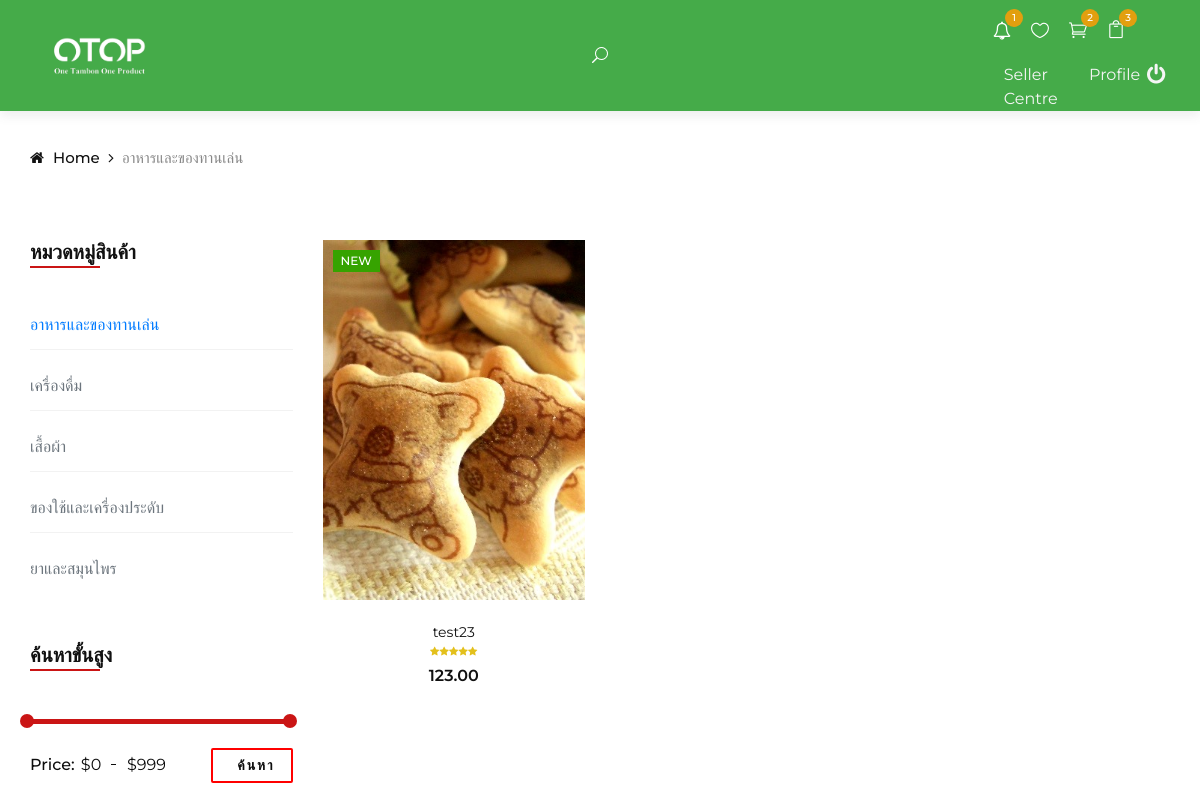
The app's page /views/Customer/shop/shop.php?type_id=1 (signed in) with its own data.
### tables this page shows
CREATE TABLE `product_type` (
  `id` int(11) NOT NULL,
  `type` varchar(50) NOT NULL,
  `type_eng` varchar(150) NOT NULL
);

CREATE TABLE `product` (
  `product_id` int(11) NOT NULL,
  `product_number` varchar(20) NOT NULL,
  `product_name` varchar(255) NOT NULL,
  `product_description` text NOT NULL,
  `product_specification` text NOT NULL,
  `product_type` int(11) NOT NULL,
  `price` double NOT NULL,
  `shipping_cost` double NOT NULL,
  `stock` int(11) NOT NULL,
  `shop_id` int(11) NOT NULL,
  `delivery_type` int(11) NOT NULL,
  `profile_product` varchar(90) DEFAULT NULL,
  `picture` varchar(90) DEFAULT NULL,
  `qrcode` varchar(50) DEFAULT NULL,
  `modify` int(11) DEFAULT NULL
);

### dbConnect.php (called while the page is built, shortened)
<?php
function connectDB()
{
    $servername = "localhost";
    $username = "root";
    $password = "";
    try {
        $conn = new PDO("mysql:host=$servername;dbname=otop_shop;charset=utf8", $username, $password);
        $conn->setAttribute(PDO::ATTR_ERRMODE, PDO::ERRMODE_EXCEPTION);
        return $conn;
    } catch (PDOException $e) {
        return "Connection failed: " . $e->getMessage();
    }
}
function selectData($str)
{
    $myConDB = connectDB();
    try {
        $stmt = $myConDB->prepare($str);
        $stmt->execute();
        $num = 0;
        while ($result = $stmt->fetch(PDO::FETCH_ASSOC)) {
            $num++;
            foreach ($result as $key => $value) {
                $data[$num][$key] = $value;
            }
        }
        $data[0]['numrow'] = $num;
        return $data;
    } catch (PDOException $e) {
        $conn = null;
        return "Error: " . $e->getMessage();
    }
}
?>

### query/query.php (called while the page is built, shortened)
<?php
include_once("../../../dbConnect.php");
function getProductType()
{
    $sql = "SELECT * FROM `product_type`";
    $DATA = selectData($sql);
    return $DATA;
}
function getAllProductByType($type_id)
{
    $sql = "SELECT * FROM `product` INNER JOIN `product_type` ON `product`.`product_type` = `product_type`.`id` WHERE `product_type` = $type_id";
    $DATA = selectData($sql);
    return $DATA;
}
function getTypeProduct($type_id)
{
    $sql = "SELECT * FROM `product_type` WHERE `id` = $type_id";
    $DATA = selectData($sql);
    return $DATA;
}

### views/Customer/shop/shop.php (the view, shortened to what this page needs)
<!DOCTYPE html>
<html lang="en">
<?php
include_once("../../../query/query.php");
$type_id = $_GET["type_id"];
$PRODUCT = getAllProductByType($type_id);
$TYPE = getTypeProduct($type_id);
$PRODUCT_TYPE = getProductType();
?>
<head>
</head>
<body>
    <?php include_once("../layout/navbar.php"); ?>
    <div class="breadcrumb-option">
        <div class="container">
            <div class="row">
                <div class="col-lg-12">
                    <div class="breadcrumb__links">
                        <a href="../../../index.php"><i class="fa fa-home"></i> Home</a>
                        <span><?php echo $TYPE[1]['type'] ?></span>
                    </div>
                </div>
            </div>
        </div>
    </div>
    <section class="shop spad">
        <div class="container">
            <div class="row">
                <div class="col-lg-3 col-md-3">
                    <div class="shop__sidebar">
                        <div class="sidebar__categories">
                            <div class="section-title">
                                <h4>หมวดหมู่สินค้า</h4>
                            </div>
                            <div class="categories__accordion">
                                <div class="accordion" id="accordionExample">
                                    <?php
                                    for ($i = 1; $i < count($PRODUCT_TYPE); $i++) {
                                    ?>
                                        <div class="card">
                                            <div class="card-title">
                                                <?php
                                                if ($PRODUCT_TYPE[$i]["id"] == $type_id) {
                                                ?>
                                                    <a href="<?php echo 'shop.php?type_id=' . $PRODUCT_TYPE[$i]["id"] ?>"><span class="mb-0"><?php echo  $PRODUCT_TYPE[$i]["type"] ?></span></a>
                                                <?php
                                                } else {
                                                ?>
                                                    <a href="<?php echo 'shop.php?type_id=' . $PRODUCT_TYPE[$i]["id"] ?>"><span class="mb-0 text-muted"><?php echo  $PRODUCT_TYPE[$i]["type"] ?></span></a>
                                                <?php
                                                }
                                                ?>
                                            </div>
                                        </div>
                                    <?php
                                    }
                                    ?>
                                </div>
                            </div>
                        </div>
                        <div class="sidebar__filter">
                            <div class="section-title">
                                <h4>ค้นหาขั้นสูง</h4>
                            </div>
                            <div class="filter-range-wrap">
                                <div class="price-range ui-slider ui-corner-all ui-slider-horizontal ui-widget ui-widget-content" data-min="0" data-max="999999"></div>
                                <div class="range-slider">
                                    <div class="price-input">
                                        <p>Price:</p>
                                        <input type="text" min="0" id="minamount">
                                        <input type="text" min="0" id="maxamount">
                                    </div>
                                </div>
                            </div>
                            <a href="#">ค้นหา</a>
                        </div>
                    </div>
                </div>
                <div class="col-lg-9 col-md-9">
                    <div class="row">
                        <?php
                        for ($i = 1; $i < count($PRODUCT); $i++) {
                        ?>
                            <div class="col-lg-4 col-md-6">
                                <div class="product__item">
                                    <div class="product__item__pic set-bg" data-setbg="<?php echo "../../../img/product/profile/" . $PRODUCT[$i]['profile_product'] ?>">
                                        <div class="label new">New</div>
                                        <ul class="product__hover">
                                        </ul>
                                    </div>
                                    <div class="product__item__text">
                                        <h6><a href='<?php echo "../product_detail/product-details.php?product_id=" . $PRODUCT[$i]['product_id'] ?>'><?php echo $PRODUCT[$i]['product_name'] ?></a></h6>
                                        <div class="rating">
                                            <i class="fa fa-star"></i>
                                            <i class="fa fa-star"></i>
                                            <i class="fa fa-star"></i>
                                            <i class="fa fa-star"></i>
                                            <i class="fa fa-star"></i>
                                        </div>
                                        <div class="product__price"><?php echo  number_format($PRODUCT[$i]['price'], 2) ?></div>
                                    </div>
                                </div>
                            </div>
                        <?php
                        }
                        ?>
                    </div>
                </div>
            </div>
        </div>
    </section>
</body>
</html>

### css/style.css (style rules this page uses)
html, body { height: 100%; font-family: "Montserrat", sans-serif; -webkit-font-smoothing: antialiased; }
h1, h2, h3, h4, h5, h6 { margin: 0; color: #111111; font-weight: 400; font-family: "Montserrat", sans-serif; }
h4 { font-size: 24px; }
h6 { font-size: 16px; }
p { font-size: 14px; font-family: "Montserrat", sans-serif; color: #666666; font-weight: 400; line-height: 24px; margin: 0 0 15px 0; }
ul, ol { padding: 0; margin: 0; }
.section-title { margin-bottom: 45px; }
.section-title h4 { color: #111111; font-weight: 600; text-transform: uppercase; position: relative; display: inline-block; }
.section-title h4:after { position: absolute; left: 0; bottom: -4px; height: 2px; width: 70px; background: #ca1515; content: ""; }
.set-bg { background-repeat: no-repeat; background-size: cover; background-position: top center; }
.spad { padding-top: 100px; padding-bottom: 100px; }
.breadcrumb-option { padding-top: 35px; }
.breadcrumb__links a { font-size: 15px; font-weight: 500; color: #111111; margin-right: 18px; display: inline-block; position: relative; }
.breadcrumb__links a:after { position: absolute; right: -14px; top: 0; content: ""; font-family: "FontAwesome"; }
.breadcrumb__links a i { margin-right: 5px; }
.breadcrumb__links span { font-size: 15px; font-weight: 500; color: #888888; display: inline-block; }
.product__item { margin-bottom: 35px; }
.product__item__pic { height: 360px; position: relative; overflow: hidden; }
.product__item__pic .label { font-size: 12px; color: #ffffff; font-weight: 500; display: inline-block; padding: 2px 8px; text-transform: uppercase; position: absolute; left: 10px; top: 10px; }
.product__item__pic .label.new { background: #36a300; }
.product__hover { position: absolute; left: 0; width: 100%; bottom: 30px; text-align: center; }
.product__item__text { text-align: center; padding-top: 22px; }
.product__item__text h6 a { font-size: 14px; color: #111111; }
.product__item__text .rating { line-height: 18px; margin-bottom: 5px; }
.product__item__text .rating i { font-size: 10px; color: #e3c01c; margin-right: -4px; }
.product__item__text .rating i:last-child { margin-right: 0; }
.product__item__text .product__price { color: #111111; font-weight: 600; }
.shop { padding-top: 70px; padding-bottom: 80px; }
.sidebar__categories { margin-bottom: 50px; }
.sidebar__categories .section-title { margin-bottom: 35px; }
.sidebar__categories .section-title h4 { font-size: 20px; }
.categories__accordion .card { border: none; border-radius: 0; padding-top: 12px; border-bottom: 1px solid #f2f2f2 !important; margin-bottom: 12px; }
.categories__accordion .card:last-child { padding-bottom: 0; margin-bottom: 0; border-bottom: none !important; }
.sidebar__filter { position: relative; margin-bottom: 60px; }
.sidebar__filter .section-title { margin-bottom: 50px; }
.sidebar__filter .section-title h4 { font-size: 20px; }
.sidebar__filter a { font-size: 14px; color: #0d0d0d; text-transform: uppercase; letter-spacing: 2px; font-weight: 700; display: inline-block; padding: 5px 16px 5px 24px; border: 2px solid #ff0000; position: absolute; right: 0; bottom: -5px; border-radius: 2px; }
.filter-range-wrap .range-slider .price-input { position: relative; }
.filter-range-wrap .range-slider .price-input p { font-size: 16px; color: #0d0d0d; font-weight: 500; display: inline-block; margin-bottom: 0; }
.filter-range-wrap .range-slider .price-input:after { position: absolute; left: 81px; top: 12px; height: 1px; width: 5px; background: #0d0d0d; content: ""; }
.filter-range-wrap .range-slider .price-input input { font-size: 16px; color: #0d0d0d; max-width: 16%; border: none; }
.filter-range-wrap .price-range { border-radius: 0; margin-bottom: 28px; }
.filter-range-wrap .price-range.ui-widget-content { border: none; background: rgba(0, 0, 0, 0.1); height: 5px; }
@media only screen and (min-width: 1200px) { .container { max-width: 1170px; } }
* { box-sizing: border-box; }

### records on screen
product_type: type "อาหารและของทานเล่น"
product_type: type "เครื่องดื่ม"
product_type: type "เสื้อผ้า"
product_type: type "ของใช้และเครื่องประดับ"
product_type: type "ยาและสมุนไพร"
product: product_name "test23", price "123.00"

### other values on screen
$COUNT_SHOPING_CART "2"
